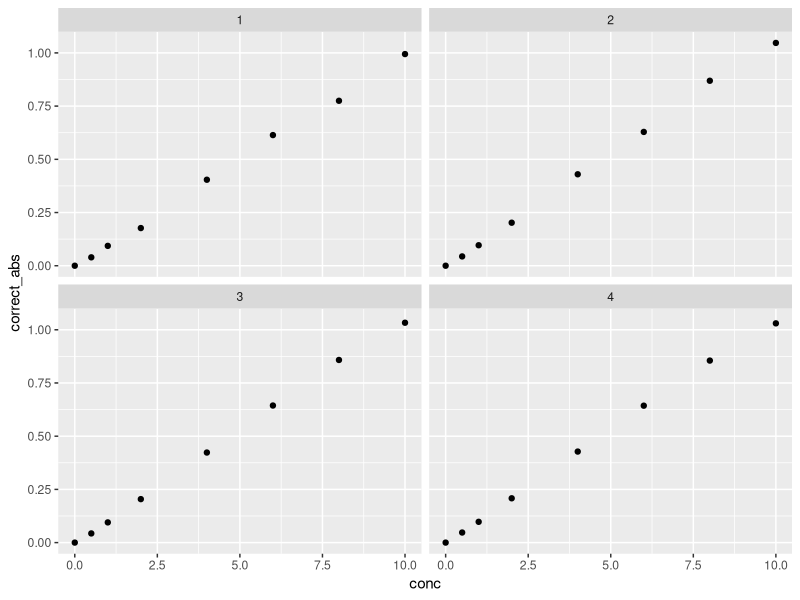
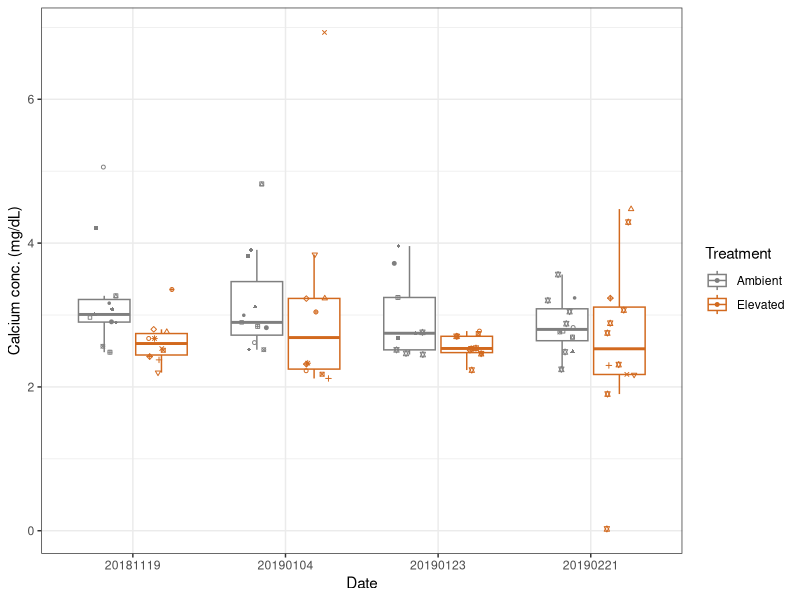
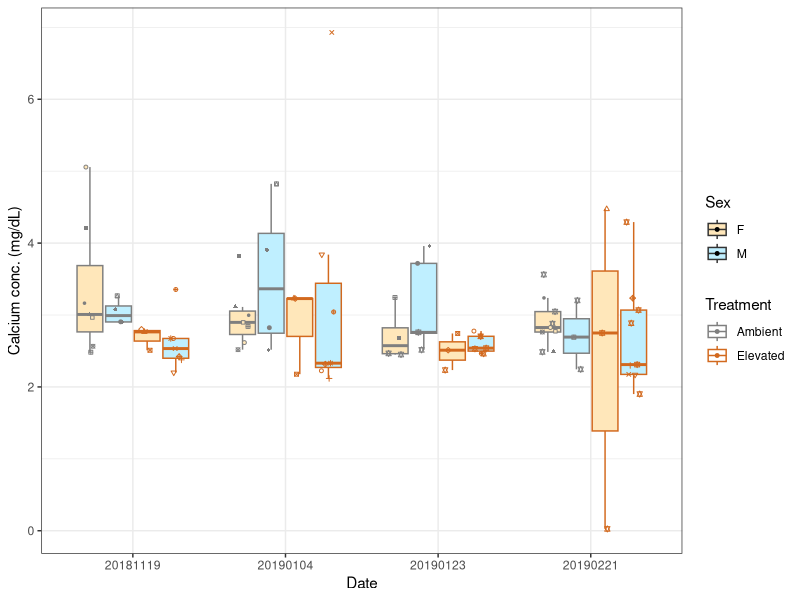

Generate these figures, in order, with R:
## ---- chunk 1
library(readxl)
library(dplyr)
library(tidyr)
library(ggplot2)
## ---- chunk 2
ca_data <- read_xlsx("../data/20201125/CompiledData.xlsx")

sample_info <- read_xlsx("../data/20201125/CompiledData.xlsx", sheet = 'SampleInfo' )
## ---- chunk 3
ca_data_sum <- ca_data %>% group_by(Plate, ID) %>% summarise(mean_abs = mean(`Absorbance @ 570 (1.0s) (A)`))

## ---- chunk 4
ca_data_sum_corrected <- ca_data_sum %>% group_by(Plate) %>% mutate(correct_abs = mean_abs - mean_abs[which(ID == "STD_A")])

## ---- chunk 5
ca_data_sum_corrected$conc <- NA

for (i in 1:nrow(ca_data_sum_corrected)){
  if(ca_data_sum_corrected$ID[i]=="STD_A"){
    ca_data_sum_corrected$conc[i] <- 0
  }
  if(ca_data_sum_corrected$ID[i]=="STD_B"){
    ca_data_sum_corrected$conc[i] <- 0.5
  }
  if(ca_data_sum_corrected$ID[i]=="STD_C"){
    ca_data_sum_corrected$conc[i] <- 1
  }
  if(ca_data_sum_corrected$ID[i]=="STD_D"){
    ca_data_sum_corrected$conc[i] <- 2
  }
  if(ca_data_sum_corrected$ID[i]=="STD_E"){
    ca_data_sum_corrected$conc[i] <- 4
  }
  if(ca_data_sum_corrected$ID[i]=="STD_F"){
    ca_data_sum_corrected$conc[i] <- 6
  }
  if(ca_data_sum_corrected$ID[i]=="STD_G"){
    ca_data_sum_corrected$conc[i] <- 8
  }
  if(ca_data_sum_corrected$ID[i]=="STD_H"){
    ca_data_sum_corrected$conc[i] <- 10
  }
}

## ---- chunk 6

ggplot(ca_data_sum_corrected[grep("STD",ca_data_sum_corrected$ID),], aes(conc,correct_abs)) + geom_point() + facet_wrap(~Plate)
## ---- chunk 7

#plate 1
summary(lm(conc ~ correct_abs, data = ca_data_sum_corrected[which(ca_data_sum_corrected$Plate ==1 & substr(ca_data_sum_corrected$ID,1,3) == "STD"),]))

#plate 2
summary(lm(conc ~ correct_abs, data = ca_data_sum_corrected[which(ca_data_sum_corrected$Plate ==2 & substr(ca_data_sum_corrected$ID,1,3) == "STD"),]))

#plate 3
summary(lm(conc ~ correct_abs, data = ca_data_sum_corrected[which(ca_data_sum_corrected$Plate ==3 & substr(ca_data_sum_corrected$ID,1,3) == "STD"),]))

#plate 4
summary(lm(conc ~ correct_abs, data = ca_data_sum_corrected[which(ca_data_sum_corrected$Plate ==4 & substr(ca_data_sum_corrected$ID,1,3) == "STD"),]))


# I also did this in excel and I get different values (see below); since I trust excel more than this lm, I'm going with the excel values

#excel slope and intercept values
# plate 1:
  # slope: 0.0999
  # intercept: -0.0064

#plate 2: 
  # slope: 0.1067
  # intercept: -0.0057

#plate 3: 
  # slope: 0.1057
  # intercept: -0.0038

#plate 4:
  # slope: 0.1051
  # intercept: -0.0002
## ---- chunk 8

# conc. = (corrected sample abs - y intercept / slope) * sample dilution
for (i in 1:nrow(ca_data_sum_corrected)){
  if(substr(ca_data_sum_corrected$ID[i],1,3)!="STD" & ca_data_sum_corrected$Plate[i] == 1){
    ca_data_sum_corrected$conc[i] <- (ca_data_sum_corrected$correct_abs[i] + 0.0064 / 0.0999) * 4
  }
  if(substr(ca_data_sum_corrected$ID[i],1,3)!="STD" & ca_data_sum_corrected$Plate[i] == 2){
    ca_data_sum_corrected$conc[i] <- (ca_data_sum_corrected$correct_abs[i] + 0.0057 / 0.1067) * 4
  }
  if(substr(ca_data_sum_corrected$ID[i],1,3)!="STD" & ca_data_sum_corrected$Plate[i] == 3){
    ca_data_sum_corrected$conc[i] <- (ca_data_sum_corrected$correct_abs[i] + 0.0038 / 0.1057) * 4
  }
  if(substr(ca_data_sum_corrected$ID[i],1,3)!="STD" & ca_data_sum_corrected$Plate[i] == 4){
    ca_data_sum_corrected$conc[i] <- (ca_data_sum_corrected$correct_abs[i] + 0.0002 / 0.1051) * 4
  }
}

#correct conc for ID 01/23-037L which was a 1:7 dilution (5uL in 35uL total)
ca_data_sum_corrected[which(ca_data_sum_corrected$ID == "01/23-037L"),"conc"] <- (data.frame(ca_data_sum_corrected[which(ca_data_sum_corrected$ID == "01/23-037L"),"correct_abs"]) + 0.0064 / 0.0999) * 7

## ---- chunk 9
#first check ID is the exact same as the label
View(sample_info[which(sample_info$ID!= sample_info$Label),])

#now create ID column to match with plate reader data
sample_info$ID <- paste0(substr(sample_info$Date,5,6),"/",substr(sample_info$Date,7,8),"-",sample_info$Label)



#merge sample info with plate reader data
ca_data_sum_corrected_info <- merge(ca_data_sum_corrected, sample_info, by = "ID")


#create a column with the number of sampling points called "freq"
ca_data_sum_corrected_info <- merge(ca_data_sum_corrected_info,table(Label = ca_data_sum_corrected_info$Label), by =  "Label")

#create a column with factors to use for labeling individuals with multiple sampling points

ca_data_sum_corrected_info$name <- factor(ifelse(ca_data_sum_corrected_info$Freq !=1,paste0(ca_data_sum_corrected_info$Label,"_",ca_data_sum_corrected_info$Freq),1))

## ---- chunk 10
ggplot(ca_data_sum_corrected_info, aes(x = factor(Date), y = conc, group = interaction(Treatment,factor(Date)),color = Treatment)) + geom_boxplot(outlier.shape = NA) + geom_point(shape = ca_data_sum_corrected_info$name,size=1,position = position_jitterdodge(jitter.width = 0.2)) + theme_bw() + labs(x = "Date", y = "Calcium conc. (mg/dL)") + scale_shape_manual(values=1:nlevels(ca_data_sum_corrected_info$name))  + scale_color_manual(values = c("gray50", "chocolate"))

## ---- chunk 11
ggplot(ca_data_sum_corrected_info, aes(x = factor(Date), y = conc, group = interaction(Sex,Treatment,factor(Date)),color = Treatment, fill = Sex)) + geom_boxplot(outlier.shape = NA) + geom_point(shape = ca_data_sum_corrected_info$name,size=1,position = position_jitterdodge(jitter.width = 0.1)) + theme_bw() + labs(x = "Date", y = "Calcium conc. (mg/dL)") + scale_shape_manual(values=1:nlevels(ca_data_sum_corrected_info$name)) + scale_color_manual(values = c("gray50", "chocolate")) + scale_fill_manual(values = c("wheat1","lightblue1"))

## ---- chunk 12
aov_data <- aov(conc ~ Treatment * Date, data = ca_data_sum_corrected_info)
summary(aov_data)

#               Df Sum Sq Mean Sq F value Pr(>F)  
#Treatment       1   2.47  2.4712   3.717 0.0574 .
#Date            1   0.10  0.1040   0.156 0.6935  
#Treatment:Date  1   0.49  0.4912   0.739 0.3926  
#Residuals      81  53.86  0.6649                 
#---
#Signif. codes:  0 ‘***’ 0.001 ‘**’ 0.01 ‘*’ 0.05 ‘.’ 0.1 ‘ ’ 1

